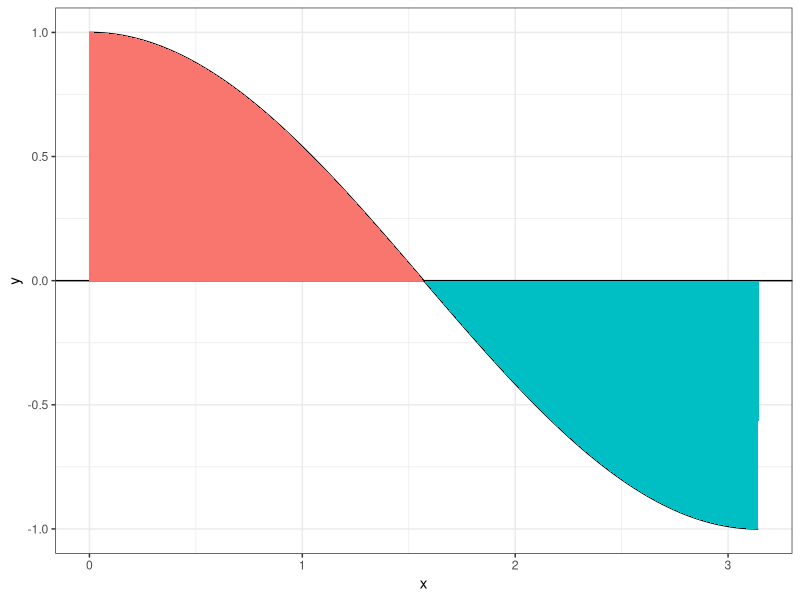

This chart was generated by the following R code:
## ---- chunk 1
knitr::opts_chunk$set(echo = FALSE, cache = TRUE)
## ---- chunk 2
library(ggplot2)
plotdata <- data.frame(x = (x <- seq(0, pi, length.out = 200)), 
                       y = cos(x))
ggplot(plotdata, aes(x = x, y = y)) + geom_line() + theme_bw() + geom_hline(yintercept = 0) + geom_area(aes(fill = (y < 0))) + theme(legend.position = "none")
